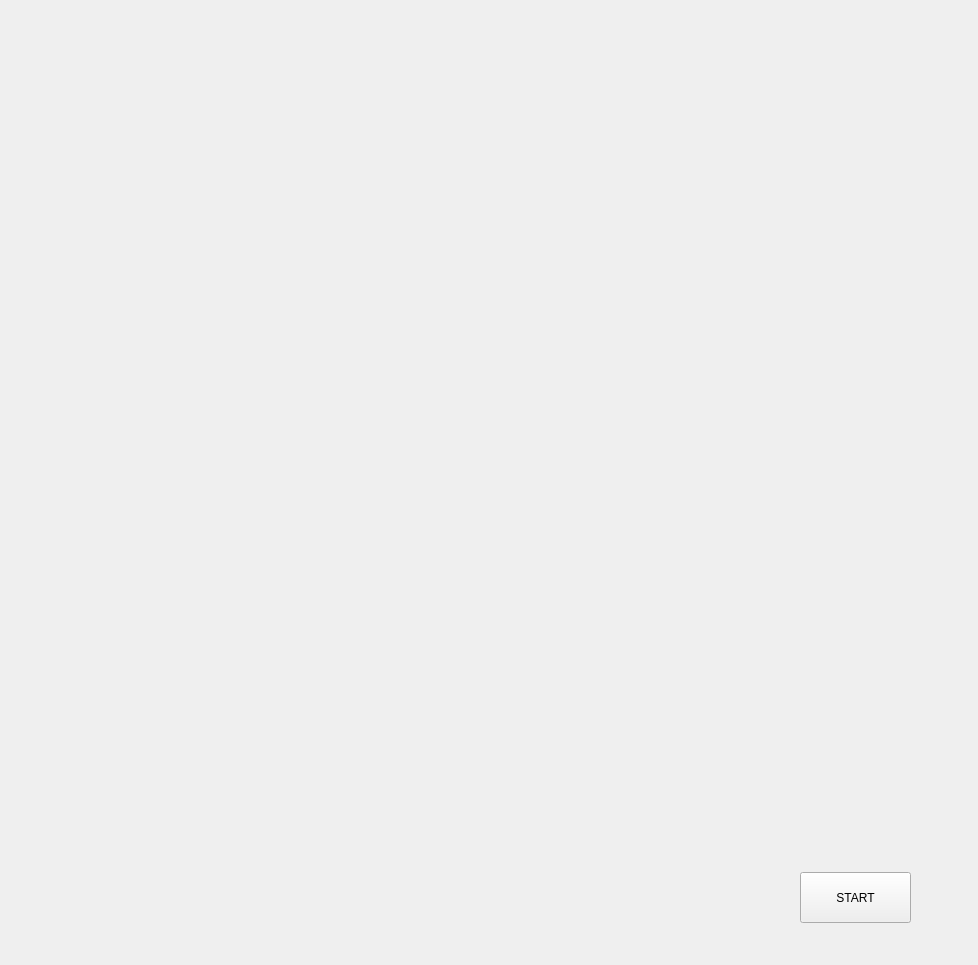
<?xml version="1.0" encoding="UTF-8"?>
<ui version="4.0">
 <class>Form</class>
 <widget class="QWidget" name="Form">
  <property name="geometry">
   <rect>
    <x>0</x>
    <y>0</y>
    <width>978</width>
    <height>965</height>
   </rect>
  </property>
  <property name="windowTitle">
   <string>Form</string>
  </property>
  <widget class="QPushButton" name="startButton">
   <property name="geometry">
    <rect>
     <x>800</x>
     <y>872</y>
     <width>111</width>
     <height>51</height>
    </rect>
   </property>
   <property name="text">
    <string>START</string>
   </property>
  </widget>
 </widget>
 <resources/>
 <connections/>
</ui>
